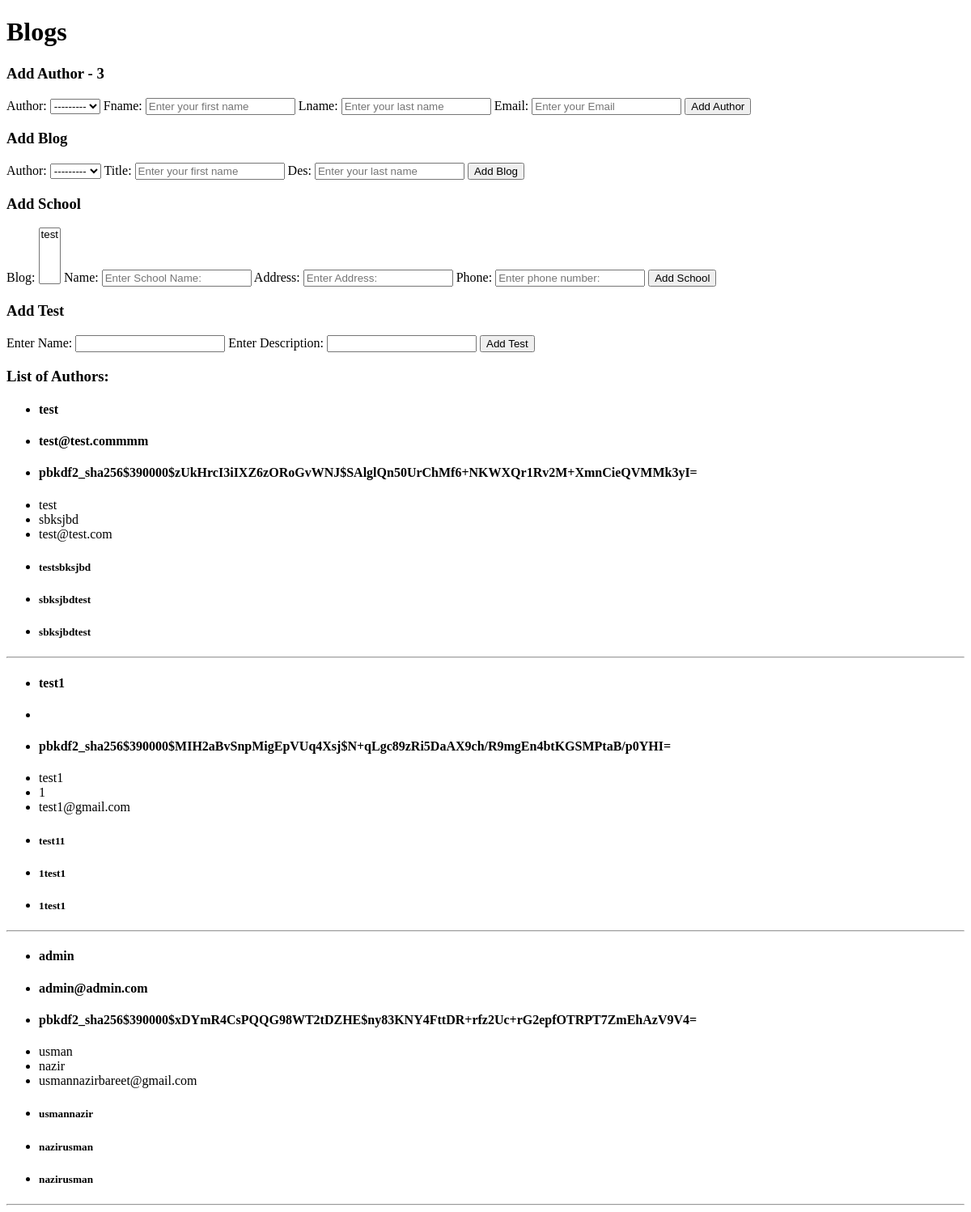
Before: / with the older database file.
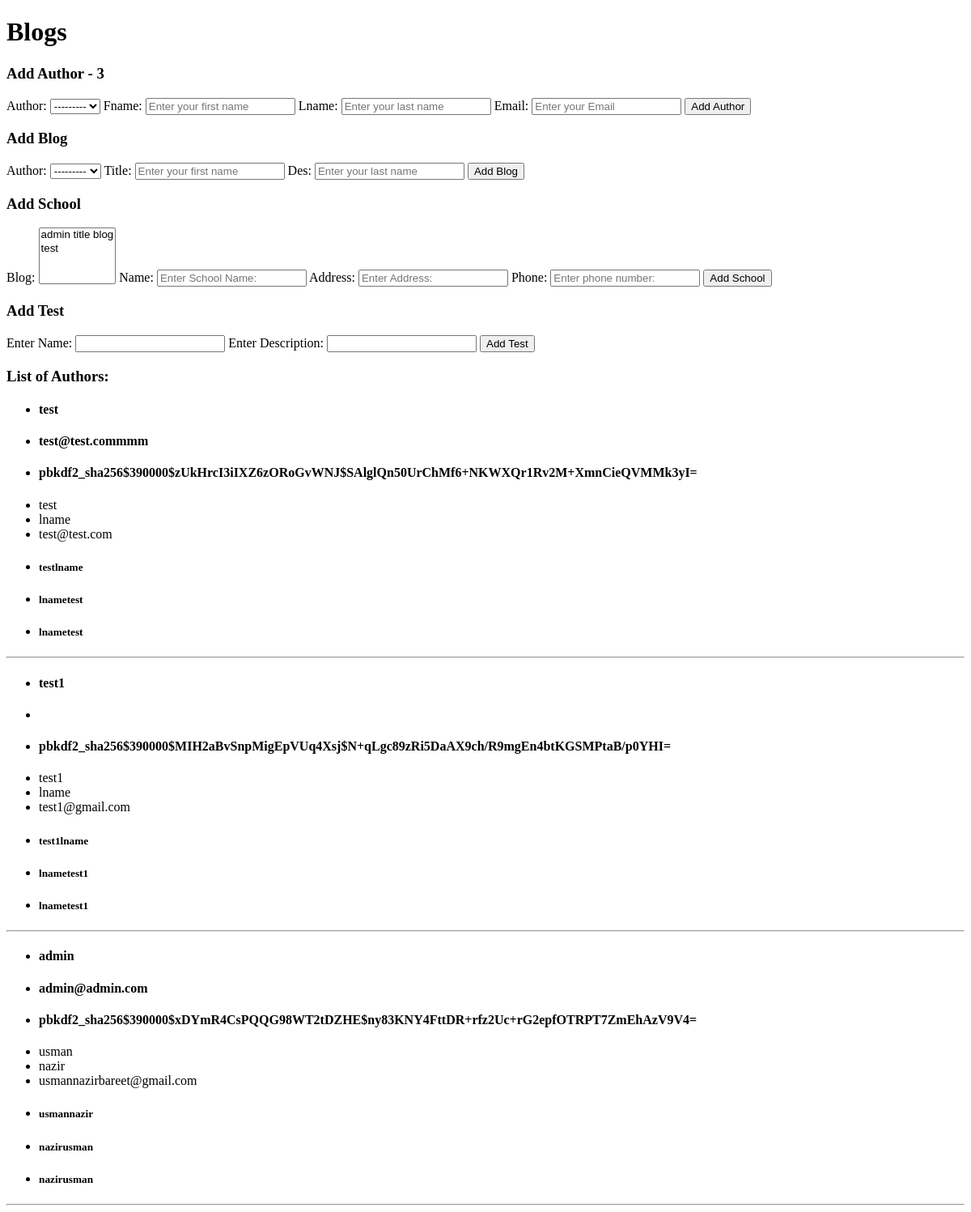
After: the same page with the newer database file.
### app/models.py (models this page shows, shortened)
class Author(models.Model):
    id = models.UUIDField(primary_key = True, default = uuid.uuid4, editable = False)
    author = models.OneToOneField(User, on_delete=models.CASCADE)
    fname = models.CharField(max_length=255, null=True)
    lname = models.CharField(max_length=255, null=True)
    email = models.EmailField(max_length=32, unique=True)
    created = models.DateTimeField(blank=True)
    @property
    def fullName(self, *args, **kwargs):
        return str(self.fname + self.lname)
    def fullNameRev(self, *args, **kwargs):
        return str(self.lname + self.fname)
    fullNameReverse = fullNameRev
    def __str__(self):
        return self.fname
    class Meta:
        ordering = ['-id']
        verbose_name_plural = 'List of Authors'

### app/views.py (the view, shortened to what this page needs)
# urls.py: path('', views.index, name='index'),
def index(request):
    authors = Author.objects.all()
    authorsCount = Author.objects.all().count()
    obj = Testt.objects.filter(name__startswith='tt')
    form = authorForm()
    form1 = blogForm()
    form2 = schoolForm()
    return render(request, 'index.html', {'authors':authors, 'authorsCount':authorsCount,'form':form, 'form1':form1, 'form2':form2})

### app/forms.py (shortened to what this page needs)
class authorForm(forms.ModelForm):
    fname = forms.CharField(max_length=255, required= True, widget=forms.TextInput(attrs={'class':'border rounded-md text-sm outline-none lg:px-4 px-2 lg:py-3 py-0p6rem placeholder:text-A1A1A1 text-101928 focus:border-205a42 ease-in transition-all focus:border-l-8  bg-transparent', 'placeholder':'Enter your first name', 'autocomplete':'off'}))
    lname = forms.CharField(max_length=255, required = True, widget=forms.TextInput(attrs={'class':'border rounded-md text-sm outline-none lg:px-4 px-2 lg:py-3 py-0p6rem placeholder:text-A1A1A1 text-101928 focus:border-205a42 ease-in transition-all focus:border-l-8  bg-transparent', 'placeholder':'Enter your last name', 'autocomplete':'off'}))
    email = forms.EmailField(max_length=255, required=True, widget=forms.TextInput(attrs={'class':'border rounded-md text-sm outline-none lg:px-4 px-2 lg:py-3 py-0p6rem placeholder:text-A1A1A1 text-101928 focus:border-205a42 ease-in transition-all focus:border-l-8  bg-transparent', 'placeholder':'Enter your Email', 'autocomplete':'off'}))
    class Meta:
        model = Author
        fields = '__all__'
        exclude = ['created']

class blogForm(forms.ModelForm):
    title = forms.CharField(max_length=255, required=True, widget=forms.TextInput(attrs={'class':'border rounded-md text-sm outline-none lg:px-4 px-2 lg:py-3 py-0p6rem placeholder:text-A1A1A1 text-101928 focus:border-205a42 ease-in transition-all focus:border-l-8  bg-transparent', 'placeholder':'Enter your first name', 'autocomplete':'off'}))
    des = forms.CharField(max_length=255, required=True, widget=forms.TextInput(attrs={'class':'border rounded-md text-sm outline-none lg:px-4 px-2 lg:py-3 py-0p6rem placeholder:text-A1A1A1 text-101928 focus:border-205a42 ease-in transition-all focus:border-l-8  bg-transparent', 'placeholder':'Enter your last name', 'autocomplete':'off'}))
    class Meta:
        model = Blog
        fields = '__all__'
        exclude = ['created']

### app/models.py (called while the page is built)
    def __str__(self):
        return self.title

### app/templates/index.html (shortened to what this page needs)
<!DOCTYPE html>
<html lang="en">
<head>
</head>
<body>
    <h1>Blogs</h1>
    <div>
        <h3>Add Author<span> - {{authorsCount}}</span></h3>
        <form action='/' method='POST'>
            {{form}}
            <button type='submit'>Add Author</button>
        </form>
    </div>
    <div>
        <h3>Add Blog</h3>
        <form action='/blog' method='POST'>
            {{form1}}
            <button type='submit'>Add Blog</button>
        </form>
    </div>
    <div>
        <h3>Add School</h3>
        <form action='/school' method='POST'>
            {{form2}}
            <button type='submit'>Add School</button>
        </form>
    </div>
    <div>
        <h3>Add Test</h3>
        <form action='/t' method='POST'>
            <label>Enter Name: </label>
            <input name='name'>
            <label>Enter Description: </label>
            <input name='des'>
            <button type='submit'>Add Test</button>
        </form>
    </div>
    <div>
        <h3>List of Authors:</h3>
        {% for auth in authors%}
        <ul>
            <li><h4>{{auth.author}}</h4></li>
            <li><h4>{{auth.author.email}}</h4></li>
            <li><h4>{{auth.author.password}}</h4></li>
            <li>{{auth.fname}}</li>
            <li>{{auth.lname}}</li>
            <li>{{auth.email}}</li>
            <li><h5>{{auth.fullName}}</h5></li>
            <li><h5>{{auth.fullNameRev}}</h5></li>
            <li><h5>{{auth.fullNameReverse}}</h5></li>
        </ul>
        <hr>
        {% endfor %}
    </div>
</body>
</html>

Changed rows visible on the page:
changed Author "test": lname "sbksjbd" → "lname"; fullName "testsbksjbd" → "testlname"; fullNameRev "sbksjbdtest" → "lnametest"; fullNameReverse "sbksjbdtest" → "lnametest"
changed Author "test1": lname "1" → "lname"; fullName "test11" → "test1lname"; fullNameRev "1test1" → "lnametest1"; fullNameReverse "1test1" → "lnametest1"
Other visible differences:
form field blog: "test" → "admin title blog / test"
